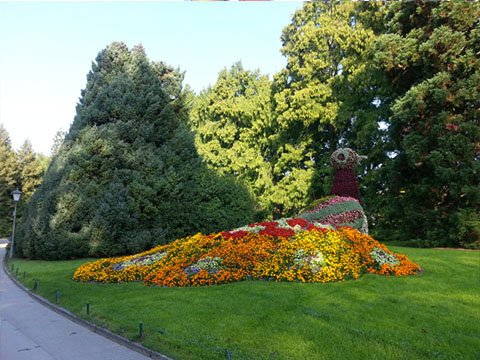
//> input picture 5chapter/image/color.jpg, 480 x 360 px
$ ./image_channels   (built with g++ and OpenCV 4)
//> lines starting //> are read from the running program, lines starting //| are printed output that depends on the picture
//
//  image_channels.cpp
//  opencv_practice
//
//  Created by KimJunsik on 2019/12/03.
//  Copyright © 2019 KimJunsik. All rights reserved.
//

#include <opencv2/opencv.hpp>
using namespace std;
using namespace cv;
int main()
{
    Mat image = imread("./5chapter/image/color.jpg", IMREAD_COLOR);
//> image is the input picture: 360 rows x 480 cols, CV_8UC3; mean B, G, R 83.8, 118.7, 104
    CV_Assert(image.data);

    Mat bgr[3];
    split(image, bgr);
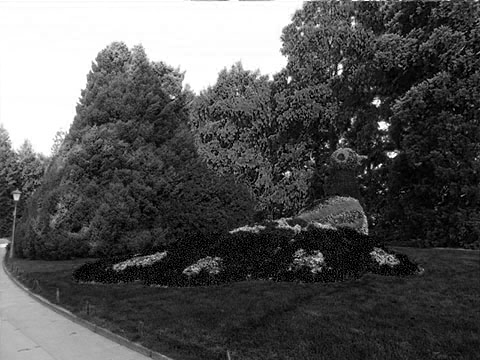
//> bgr[0]: 360 rows x 480 cols, CV_8UC1; min 0, max 255, mean 83.8
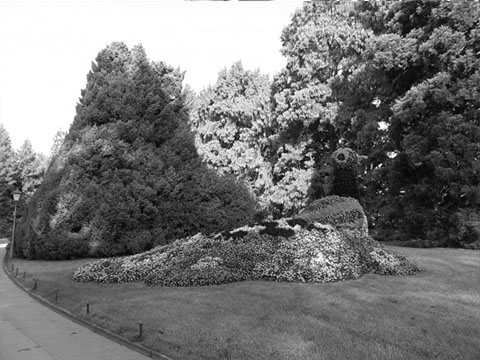
//> bgr[1]: 360 rows x 480 cols, CV_8UC1; min 0, max 255, mean 118.7
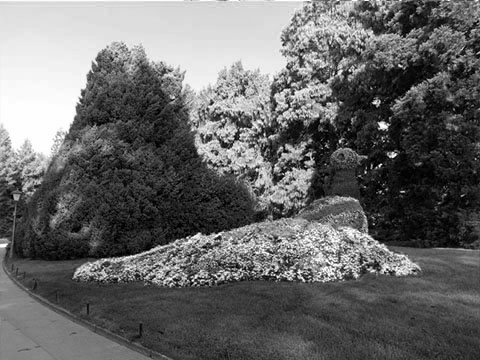
//> bgr[2]: 360 rows x 480 cols, CV_8UC1; min 0, max 255, mean 104

    imshow("image", image);
    imshow("Blue",bgr[0]);
    imshow("Green",bgr[1]);
    imshow("Red", bgr[2]);
    waitKey(0);
    return 0;
}

$ run again, with 5chapter/image/abs_test1.jpg copied over 5chapter/image/color.jpg
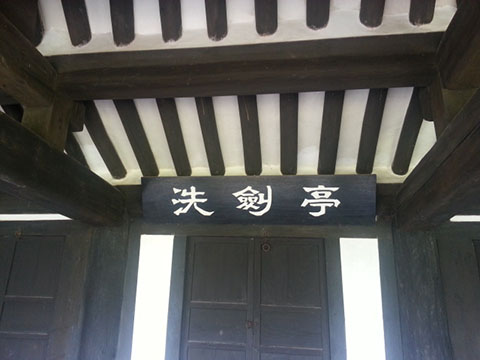
//> input picture 5chapter/image/abs_test1.jpg, 480 x 360 px
//> image is the input picture: 360 rows x 480 cols, CV_8UC3; mean B, G, R 89, 91.2, 91.3
//> `split(image, bgr);`:
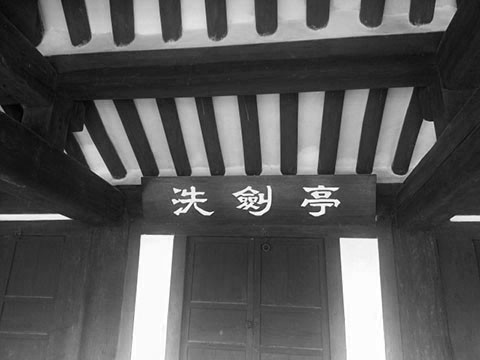
//> bgr[0]: 360 rows x 480 cols, CV_8UC1; min 0, max 255, mean 89
//> `split(image, bgr);`:
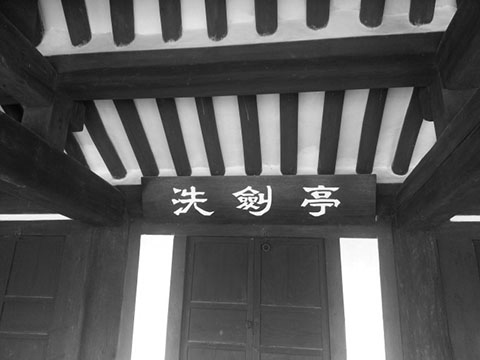
//> bgr[1]: 360 rows x 480 cols, CV_8UC1; min 3, max 255, mean 91.2

$ run again, with 5chapter/image/abs_test2.jpg copied over 5chapter/image/color.jpg
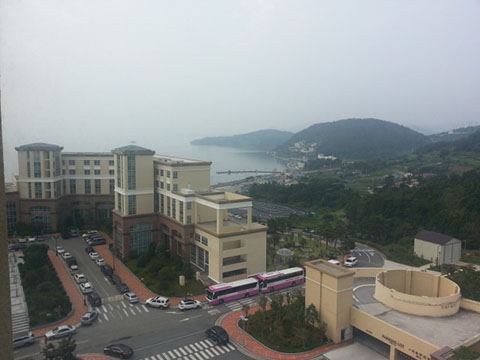
//> input picture 5chapter/image/abs_test2.jpg, 480 x 360 px
//> image is the input picture: 360 rows x 480 cols, CV_8UC3; mean B, G, R 137.9, 139.1, 135.4
//> `split(image, bgr);`:
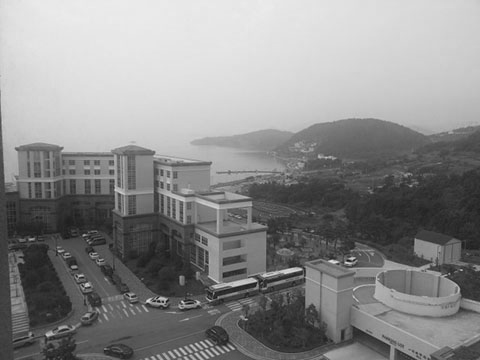
//> bgr[1]: 360 rows x 480 cols, CV_8UC1; min 16, max 236, mean 139.1
//> `split(image, bgr);`:
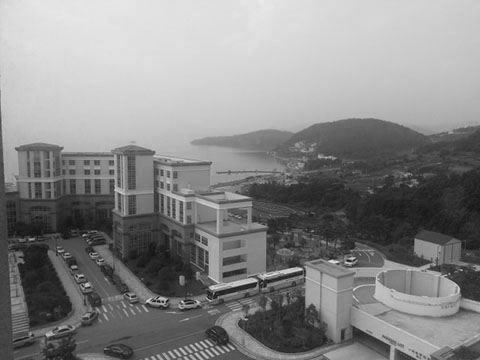
//> bgr[2]: 360 rows x 480 cols, CV_8UC1; min 16, max 235, mean 135.4
